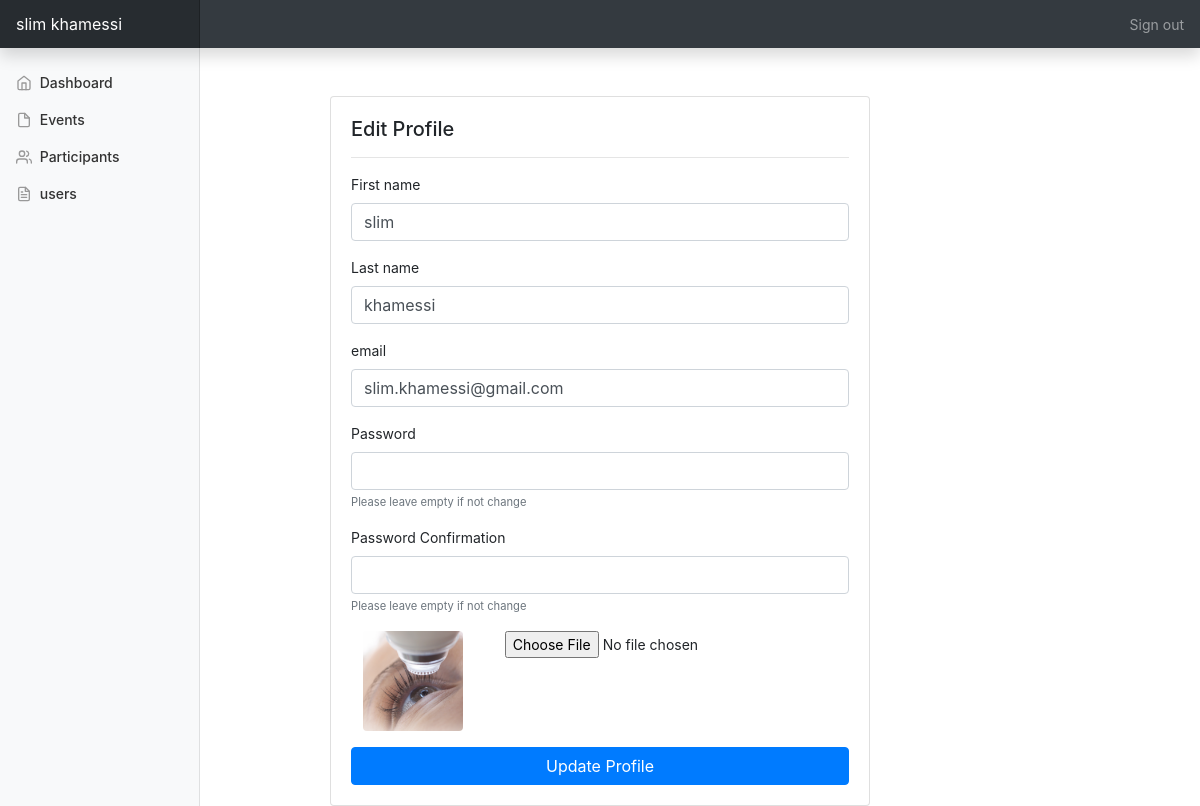
The app's page /editProfile.php (signed in) with its own data.
### tables this page shows
CREATE TABLE IF NOT EXISTS `usres` (
  `id` int NOT NULL AUTO_INCREMENT,
  `first_name` varchar(40) NOT NULL,
  `last_name` varchar(40) NOT NULL,
  `role` int NOT NULL,
  `email` varchar(100) NOT NULL,
  `password` varchar(150) NOT NULL,
  `type` int NOT NULL,
  `image` varchar(250) DEFAULT NULL,
  PRIMARY KEY (`id`)
);

### editProfile.php (the view, shortened to what this page needs)
<?php
include'db.php';
$id = $_SESSION['id'];
$ev = $db->query("SELECT * FROM usres WHERE id='$id'");
$dataRow = $ev->fetch_object();
include 'header.php';
?>
    <div class="container">
        <div class="row">
            <div class="col-md-6 offset-md-3">
                <div class="card mt-5">
                    <div class="card-body">
                        <h5 class="card-title">Edit Profile</h5>
                        <hr>
                        <form style="width: 100%" method="post" enctype="multipart/form-data">
                            <div class="form-group">
                                <label for="name">First name</label>
                                <input type="text" class="form-control" id="name" name="first_name" value="<?=$dataRow->first_name?>" required>
                            </div>
                            <div class="form-group">
                                <label for="lname">Last name</label>
                                <input type="text" class="form-control" id="lname" name="last_name" value="<?=$dataRow->last_name?>" required>
                            </div>
                            <div class="form-group">
                                <label for="email">email</label>
                                <input type="email" class="form-control" id="email" name="email" value="<?=$dataRow->email?>" required>
                            </div>
                            <div class="form-group">
                                <label for="password">Password</label>
                                <input type="password" class="form-control" id="password" name="password"  >
                                <small id="passwordHelpInline" class="text-muted">
                                    Please leave empty if not change
                                </small>
                            </div>
                            <div class="form-group">
                                <label for="confirm">Password Confirmation</label>
                                <input type="password" class="form-control" id="confirm" name="confirm"  >
                                <small id="passwordHelpInline" class="text-muted">
                                    Please leave empty if not change
                                </small>
                            </div>
                            <div class="input-group mb-3">
                                <div class="row">
                                    <div class="col-4">
                                        <img src="assets/images/users/<?=$dataRow->image?>" class="rounded mx-auto d-block" width="100">
                                    </div>
                                    <div class="col-8">
                                        <input type="file"  name="image" id="inputGroupFile01">
                                    </div>
                                </div>
                            </div>
                            <button type="submit" name="submit" class="btn btn-primary btn-block" >Update Profile</button>
                        </form>
                    </div>
                </div>
            </div>
        </div>
    </div>
<?php include 'footer.php'?>

### assets/css/dashboard.css (style rules this page uses)
body { font-size: .875rem; }

### records on screen
usres: first_name "slim", last_name "khamessi", email "slim.khamessi@gmail.com", image (picture)

### other values on screen
$_SESSION['username'] "slim khamessi"
